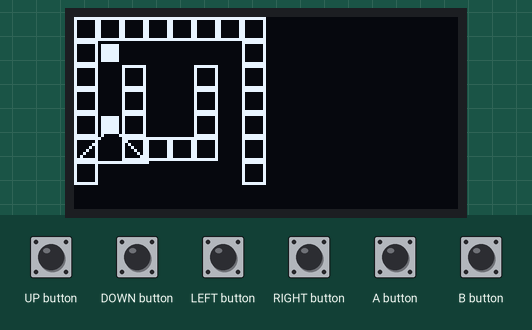
Recording of a sketch running on a simulated Arduboy, built with avr-gcc and run on an emulated ATmega32U4. On the bench: 128×64 one-colour display. The inputs (shaded band) are chosen by the test bench.

Above: at 1.27 s.
1.3 s: DOWN button pressed for 0.15 s
At 2.9 s:
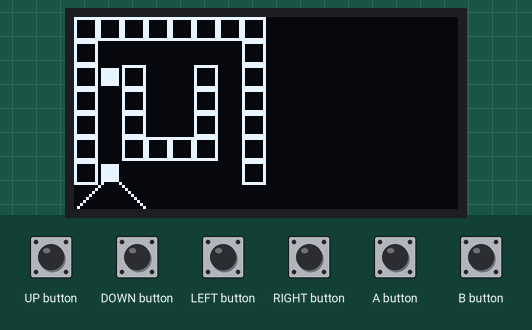
3.2 s: UP button pressed for 0.15 s
At 3.89 s:
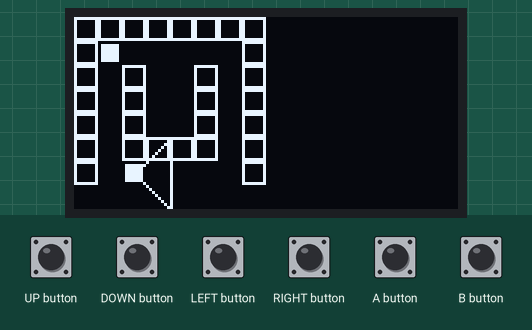
5.1 s: RIGHT button pressed for 0.15 s
At 6.3 s:
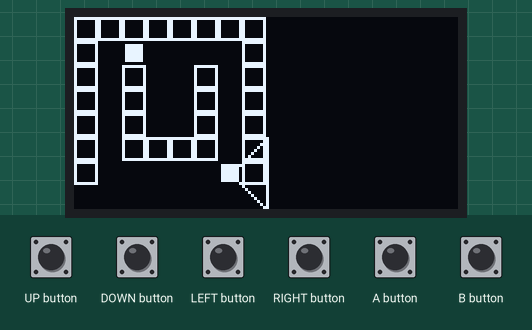
6.7 s: LEFT button pressed for 0.15 s
At 7.77 s:
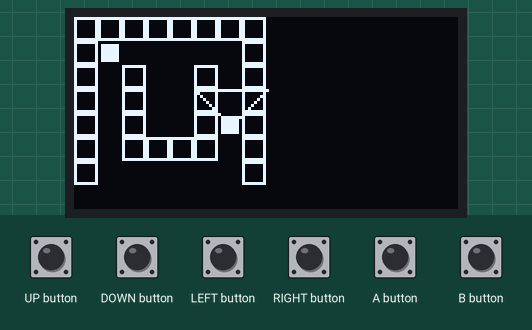
8.5 s: DOWN button pressed for 1 s
At 9.7 s:
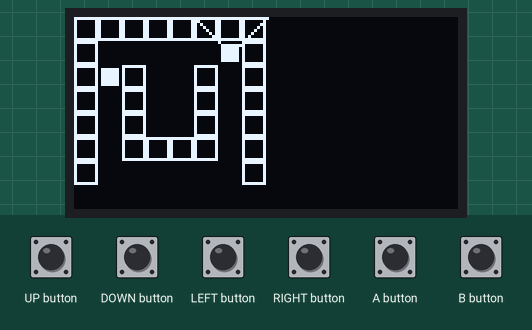
11.0 s: UP button pressed for 1 s
At 12.7 s:
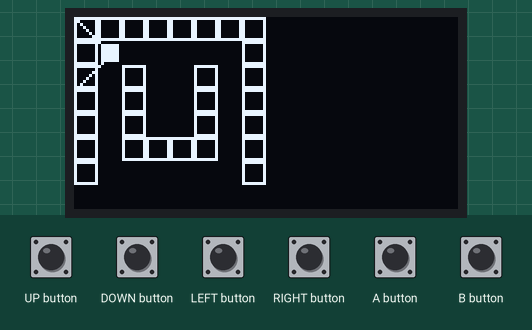
Timing chart, 0 to 14.2 s (numbered marks = the images above; inputs shaded):
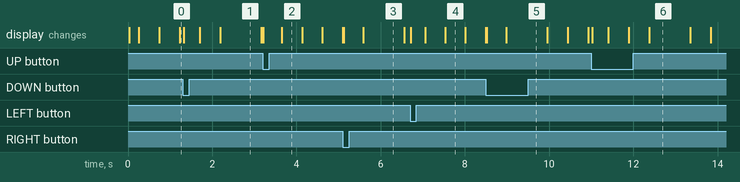

The sketch:

Stealth.ino
```cpp
#include "src/Game.h"

//
// Copyright (C) 2019 Pharap (@Pharap)
//
// Licensed under the Apache License, Version 2.0 (the "License");
// you may not use this file except in compliance with the License.
// You may obtain a copy of the License at
//
// http://www.apache.org/licenses/LICENSE-2.0
//
// Unless required by applicable law or agreed to in writing, software
// distributed under the License is distributed on an "AS IS" BASIS,
// WITHOUT WARRANTIES OR CONDITIONS OF ANY KIND, either express or implied.
// See the License for the specific language governing permissions and
// limitations under the License.
//

Game game;

void setup()
{
	game.setup();
}

void loop()
{
	game.loop();
}
```

AIState.h
```cpp
#pragma once

//
// Copyright (C) 2019 Pharap (@Pharap)
//
// Licensed under the Apache License, Version 2.0 (the "License");
// you may not use this file except in compliance with the License.
// You may obtain a copy of the License at
//
// http://www.apache.org/licenses/LICENSE-2.0
//
// Unless required by applicable law or agreed to in writing, software
// distributed under the License is distributed on an "AS IS" BASIS,
// WITHOUT WARRANTIES OR CONDITIONS OF ANY KIND, either express or implied.
// See the License for the specific language governing permissions and
// limitations under the License.
//

#include <stdint.h>

#include "ScriptReader.h"

struct AIState
{
	ScriptReader scriptReader;
	uint8_t variable;

	AIState() = default;

	constexpr AIState(const uint8_t * script) :
		scriptReader{script}, variable{0}
	{
	}
};
```

Direction.h
```cpp
#pragma once

//
// Copyright (C) 2019 Pharap (@Pharap)
//
// Licensed under the Apache License, Version 2.0 (the "License");
// you may not use this file except in compliance with the License.
// You may obtain a copy of the License at
//
// http://www.apache.org/licenses/LICENSE-2.0
//
// Unless required by applicable law or agreed to in writing, software
// distributed under the License is distributed on an "AS IS" BASIS,
// WITHOUT WARRANTIES OR CONDITIONS OF ANY KIND, either express or implied.
// See the License for the specific language governing permissions and
// limitations under the License.
//

#include <stdint.h>

enum class Direction : uint8_t
{
	North,
	East,
	South,
	West,
};

constexpr Direction turnClockwise(Direction direction)
{
	return static_cast<Direction>((static_cast<uint8_t>(direction) + 1) & 0x03);
}

constexpr Direction turnAntiClockwise(Direction direction)
{
	return static_cast<Direction>((static_cast<uint8_t>(direction) - 1) & 0x03);
}

constexpr Direction invert(Direction direction)
{
	return static_cast<Direction>(static_cast<uint8_t>(direction) ^ 0x02);
}
```

Enemy.h
```cpp
#pragma once

//
// Copyright (C) 2019 Pharap (@Pharap)
//
// Licensed under the Apache License, Version 2.0 (the "License");
// you may not use this file except in compliance with the License.
// You may obtain a copy of the License at
//
// http://www.apache.org/licenses/LICENSE-2.0
//
// Unless required by applicable law or agreed to in writing, software
// distributed under the License is distributed on an "AS IS" BASIS,
// WITHOUT WARRANTIES OR CONDITIONS OF ANY KIND, either express or implied.
// See the License for the specific language governing permissions and
// limitations under the License.
//

#include <stdint.h>

#include "Entity.h"
#include "AIState.h"

struct Enemy : public Entity
{
	AIState aiState;
};
```

EnemyAI.h
```cpp
#pragma once

//
// Copyright (C) 2019 Pharap (@Pharap)
//
// Licensed under the Apache License, Version 2.0 (the "License");
// you may not use this file except in compliance with the License.
// You may obtain a copy of the License at
//
// http://www.apache.org/licenses/LICENSE-2.0
//
// Unless required by applicable law or agreed to in writing, software
// distributed under the License is distributed on an "AS IS" BASIS,
// WITHOUT WARRANTIES OR CONDITIONS OF ANY KIND, either express or implied.
// See the License for the specific language governing permissions and
// limitations under the License.
//

#include <avr/pgmspace.h>

#include "Enemy.h"
#include "Utilities.h"

class EnemyAI
{
public:
	static void update(Enemy & enemy, const World & world)
	{
		auto & scriptReader = enemy.aiState.scriptReader;

		// If the enemy doesn't have a script, do nothing
		if(!scriptReader.hasScript())
			return;

		const auto opcode = static_cast<Opcode>(scriptReader.readByte());

		const auto instructionOffset = execute(opcode, enemy, world);

		scriptReader.offsetIndex(instructionOffset);
	}

private:
	static int8_t execute(Opcode opcode, Enemy & enemy, const World & world)
	{
		auto & variable = enemy.aiState.variable;
		auto & scriptReader = enemy.aiState.scriptReader;

		switch(opcode)
		{
			case Opcode::Nop:
				{
					return 1;
				}
			case Opcode::End:
				{
					scriptReader.resetIndex();
					return 0;
				}
			case Opcode::Forward:
				{
					variable = Utilities::moveForward(enemy, world) ? 1 : 0;
					return 1;
				}
			case Opcode::ForwardCountEarly:
				{
					if(Utilities::moveForward(enemy, world))
					{
						--variable;
						if(variable > 0)
							return 0;
					}
					return 1;
				}
			case Opcode::ForwardCountGreedy:
				{
					Utilities::moveForward(enemy, world);
					--variable;
					return (variable > 0) ? 0 : 1;
				}
			case Opcode::TurnLeft:
				{
					enemy.direction = turnAntiClockwise(enemy.direction);
					return 1;
				}
			case Opcode::TurnRight:
				{
					enemy.direction = turnClockwise(enemy.direction);
					return 1;
				}
			case Opcode::AboutFace:
				{
					enemy.direction = invert(enemy.direction);
					return 1;
				}
			case Opcode::JumpIfZero:
				{
					scriptReader.advanceIndex();
					int8_t offset = scriptReader.readByte();
					return (variable == 0) ? offset : 1;
				}
			case Opcode::JumpIfNotZero:
				{
					scriptReader.advanceIndex();
					int8_t offset = scriptReader.readByte();
					return (variable != 0) ? offset : 1;
				}
			case Opcode::SetVariable:
				{
					scriptReader.advanceIndex();
					variable = scriptReader.readByte();
					return 1;
				}
			case Opcode::Countdown:
				{
					return (variable > 0) ? 0 : 1;
				}
			case Opcode::IsSolidWall:
				{
					variable = Utilities::isFacingSolid(enemy, world) ? ~0 : 0;
					return 1;
				}
			default:
				return 1;
		}
	}
};
```

EnemyData.h
```cpp
#pragma once

//
// Copyright (C) 2019 Pharap (@Pharap)
//
// Licensed under the Apache License, Version 2.0 (the "License");
// you may not use this file except in compliance with the License.
// You may obtain a copy of the License at
//
// http://www.apache.org/licenses/LICENSE-2.0
//
// Unless required by applicable law or agreed to in writing, software
// distributed under the License is distributed on an "AS IS" BASIS,
// WITHOUT WARRANTIES OR CONDITIONS OF ANY KIND, either express or implied.
// See the License for the specific language governing permissions and
// limitations under the License.
//

#include <stdint.h>

#include "Direction.h"

struct EnemyData
{
	uint8_t x;
	uint8_t y;
	Direction direction;
	const uint8_t * script;
};
```

Entity.h
```cpp
#pragma once

//
// Copyright (C) 2019 Pharap (@Pharap)
//
// Licensed under the Apache License, Version 2.0 (the "License");
// you may not use this file except in compliance with the License.
// You may obtain a copy of the License at
//
// http://www.apache.org/licenses/LICENSE-2.0
//
// Unless required by applicable law or agreed to in writing, software
// distributed under the License is distributed on an "AS IS" BASIS,
// WITHOUT WARRANTIES OR CONDITIONS OF ANY KIND, either express or implied.
// See the License for the specific language governing permissions and
// limitations under the License.
//

#include <stdint.h>

#include "Direction.h"

struct Entity
{
	uint8_t x;
	uint8_t y;
	Direction direction;
};
```

Game.cpp
```cpp
#include "Game.h"

//
// Copyright (C) 2019 Pharap (@Pharap)
//
// Licensed under the Apache License, Version 2.0 (the "License");
// you may not use this file except in compliance with the License.
// You may obtain a copy of the License at
//
// http://www.apache.org/licenses/LICENSE-2.0
//
// Unless required by applicable law or agreed to in writing, software
// distributed under the License is distributed on an "AS IS" BASIS,
// WITHOUT WARRANTIES OR CONDITIONS OF ANY KIND, either express or implied.
// See the License for the specific language governing permissions and
// limitations under the License.
//

#include "EnemyAI.h"
#include "WorldRenderer.h"
#include "Utilities.h"

void Game::update()
{
	if(arduboy.everyXFrames(15))
		EnemyAI::update(this->enemy, this->world);

	if(this->arduboy.justPressed(UP_BUTTON))
	{
		this->player.direction = Direction::North;
		Utilities::moveForward(this->player, this->world);
	}

	if(this->arduboy.justPressed(DOWN_BUTTON))
	{
		this->player.direction = Direction::South;
		Utilities::moveForward(this->player, this->world);
	}

	if(this->arduboy.justPressed(LEFT_BUTTON))
	{
		this->player.direction = Direction::West;
		Utilities::moveForward(this->player, this->world);
	}

	if(this->arduboy.justPressed(RIGHT_BUTTON))
	{
		this->player.direction = Direction::East;
		Utilities::moveForward(this->player, this->world);
	}
}

constexpr uint8_t tileWidth = 8;
constexpr uint8_t tileHeight = 8;

void drawEntity(Arduboy2 & arduboy, const Entity & entity)
{
	const int16_t drawY = (entity.y * tileHeight);
	const int16_t drawX = (entity.x * tileWidth);

	arduboy.fillRect(drawX + 1, drawY + 1, tileWidth - 2, tileHeight - 2);
}

void drawSightLine(Arduboy2 & arduboy, const Entity & entity)
{
	const int16_t top = (entity.y * tileHeight);
	const int16_t left = (entity.x * tileWidth);
	const int16_t bottom = (top + tileHeight);
	const int16_t right = (left + tileWidth);

	switch(entity.direction)
	{
		case Direction::North:
			{
				const uint8_t y = (top - tileHeight);
				const uint8_t startX = (left - tileWidth);
				const uint8_t endX = (right + tileWidth);

				arduboy.drawLine(left + 1, top + 1, startX, y);
				arduboy.drawLine(right - 1, top + 1, endX, y);
				arduboy.drawFastHLine(startX, y, tileWidth * 3);
			}
			break;
		case Direction::East:
			{
				const uint8_t x = (right + tileWidth);
				const uint8_t startY = (top - tileHeight);
				const uint8_t endY = (bottom + tileHeight);

				arduboy.drawLine(right - 1, top + 1, x, startY);
				arduboy.drawLine(right - 1, bottom - 1, x, endY);
				arduboy.drawFastVLine(x, startY, tileHeight * 3);
			}
			break;
		case Direction::South:
			{
				const uint8_t y = (bottom + tileHeight);
				const uint8_t startX = (left - tileWidth);
				const uint8_t endX = (right + tileWidth);

				arduboy.drawLine(left + 1, bottom - 1, startX, y);
				arduboy.drawLine(right - 1, bottom - 1, endX, y);
				arduboy.drawFastHLine(startX, y, tileWidth * 3);
			}
			break;
		case Direction::West:
			{
				const uint8_t x = (left - tileWidth);
				const uint8_t startY = (top - tileHeight);
				const uint8_t endY = (bottom + tileHeight);

				arduboy.drawLine(left + 1, top + 1, x, startY);
				arduboy.drawLine(left + 1, bottom - 1, x, endY);
				arduboy.drawFastVLine(x, startY, tileHeight * 3);
			}
			break;
	}
}

void drawEnemy(Arduboy2 & arduboy, const Entity & entity)
{
	drawSightLine(arduboy, entity);
	drawEntity(arduboy, entity);
}

void Game::render()
{
	WorldRenderer::render(this->arduboy, this->world);
	drawEnemy(this->arduboy, this->enemy);
	drawEntity(this->arduboy, this->player);
}
```

Game.h
```cpp
#pragma once

//
// Copyright (C) 2019 Pharap (@Pharap)
//
// Licensed under the Apache License, Version 2.0 (the "License");
// you may not use this file except in compliance with the License.
// You may obtain a copy of the License at
//
// http://www.apache.org/licenses/LICENSE-2.0
//
// Unless required by applicable law or agreed to in writing, software
// distributed under the License is distributed on an "AS IS" BASIS,
// WITHOUT WARRANTIES OR CONDITIONS OF ANY KIND, either express or implied.
// See the License for the specific language governing permissions and
// limitations under the License.
//

#include <Arduboy2.h>

#include "Levels.h"
#include "World.h"
#include "Direction.h"
#include "Enemy.h"
#include "Player.h"

class Game
{
private:
	Arduboy2 arduboy;
	Player player { 1, 1, Direction::North } ;
	World world { TestLevel::level };
	Enemy enemy;

public:
	void setup()
	{
		this->arduboy.begin();
		enemy.x = pgm_read_byte(&TestLevel::enemy.x);
		enemy.y = pgm_read_byte(&TestLevel::enemy.y);
		enemy.direction = static_cast<Direction>(pgm_read_byte(&TestLevel::enemy.direction));
		enemy.aiState = static_cast<const uint8_t *>(pgm_read_ptr(&TestLevel::enemy.script));
	}

	void loop()
	{
		if(!this->arduboy.nextFrame())
			return;

		this->arduboy.pollButtons();

		this->update();

		this->arduboy.clear();

		this->render();

		this->arduboy.display();
	}

private:
	void update();
	void render();
};
```

Levels.h
```cpp
#include "Levels/Levels.h"
```

Levels.h
```cpp
#include "TestLevel.h"
```

TestLevel.h
```cpp
#pragma once

//
// Copyright (C) 2019 Pharap (@Pharap)
//
// Licensed under the Apache License, Version 2.0 (the "License");
// you may not use this file except in compliance with the License.
// You may obtain a copy of the License at
//
// http://www.apache.org/licenses/LICENSE-2.0
//
// Unless required by applicable law or agreed to in writing, software
// distributed under the License is distributed on an "AS IS" BASIS,
// WITHOUT WARRANTIES OR CONDITIONS OF ANY KIND, either express or implied.
// See the License for the specific language governing permissions and
// limitations under the License.
//

#include <stdint.h>

#include "../Opcode.h"
#include "../EnemyData.h"

namespace TestLevel
{
	const uint8_t level[][8] PROGMEM
	{
		{ 1, 1, 1, 1, 1, 1, 1, 1 },
		{ 1, 0, 0, 0, 0, 0, 0, 1 },
		{ 1, 0, 1, 0, 0, 1, 0, 1 },
		{ 1, 0, 1, 0, 0, 1, 0, 1 },
		{ 1, 0, 1, 0, 0, 1, 0, 1 },
		{ 1, 0, 1, 1, 1, 1, 0, 1 },
		{ 1, 0, 0, 0, 0, 0, 0, 1 },
	};

	const uint8_t script[] PROGMEM
	{
		static_cast<uint8_t>(Opcode::Forward),
		static_cast<uint8_t>(Opcode::JumpIfNotZero),
		static_cast<uint8_t>(static_cast<int8_t>(-2)),
		static_cast<uint8_t>(Opcode::TurnLeft),
		static_cast<uint8_t>(Opcode::End),
	};

	const EnemyData enemy PROGMEM
	{
		1, 1, Direction::South, &script[0]
	};
}
```

Opcode.h
```cpp
#pragma once

//
// Copyright (C) 2019 Pharap (@Pharap)
//
// Licensed under the Apache License, Version 2.0 (the "License");
// you may not use this file except in compliance with the License.
// You may obtain a copy of the License at
//
// http://www.apache.org/licenses/LICENSE-2.0
//
// Unless required by applicable law or agreed to in writing, software
// distributed under the License is distributed on an "AS IS" BASIS,
// WITHOUT WARRANTIES OR CONDITIONS OF ANY KIND, either express or implied.
// See the License for the specific language governing permissions and
// limitations under the License.
//

#include <stdint.h>

enum class Opcode : uint8_t
{
	Nop,
	End,
	Forward,
	ForwardCountEarly,
	ForwardCountGreedy,
	TurnLeft,
	TurnRight,
	AboutFace,
	JumpIfZero,
	JumpIfNotZero,
	SetVariable,
	Countdown,
	IsSolidWall,
};
```

Player.h
```cpp
#pragma once

//
// Copyright (C) 2019 Pharap (@Pharap)
//
// Licensed under the Apache License, Version 2.0 (the "License");
// you may not use this file except in compliance with the License.
// You may obtain a copy of the License at
//
// http://www.apache.org/licenses/LICENSE-2.0
//
// Unless required by applicable law or agreed to in writing, software
// distributed under the License is distributed on an "AS IS" BASIS,
// WITHOUT WARRANTIES OR CONDITIONS OF ANY KIND, either express or implied.
// See the License for the specific language governing permissions and
// limitations under the License.
//

#include "Entity.h"

struct Player : public Entity
{
	Player() = default;

	constexpr Player(uint8_t x, uint8_t y, Direction direction) :
		Entity{x, y, direction}
	{
	}
};
```

ScriptReader.h
```cpp
#pragma once

//
// Copyright (C) 2019 Pharap (@Pharap)
//
// Licensed under the Apache License, Version 2.0 (the "License");
// you may not use this file except in compliance with the License.
// You may obtain a copy of the License at
//
// http://www.apache.org/licenses/LICENSE-2.0
//
// Unless required by applicable law or agreed to in writing, software
// distributed under the License is distributed on an "AS IS" BASIS,
// WITHOUT WARRANTIES OR CONDITIONS OF ANY KIND, either express or implied.
// See the License for the specific language governing permissions and
// limitations under the License.
//

#include <stdint.h>
#include <avr/pgmspace.h>

struct ScriptReader
{
	const uint8_t * script;
	uint8_t index;

	ScriptReader() = default;

	constexpr ScriptReader(const uint8_t * script) :
		script{script}, index{0}
	{
	}

	bool hasScript() const
	{
		return this->script != nullptr;
	}

	uint8_t readByte() const
	{
		return pgm_read_byte(&this->script[this->index]);
	}

	void resetIndex()
	{
		this->index = 0;
	}

	void advanceIndex()
	{
		++this->index;
	}

	void offsetIndex(int8_t offset)
	{
		this->index = (this->index + offset);
	}
};
```

Utilities.h
```cpp
#pragma once

//
// Copyright (C) 2019 Pharap (@Pharap)
//
// Licensed under the Apache License, Version 2.0 (the "License");
// you may not use this file except in compliance with the License.
// You may obtain a copy of the License at
//
// http://www.apache.org/licenses/LICENSE-2.0
//
// Unless required by applicable law or agreed to in writing, software
// distributed under the License is distributed on an "AS IS" BASIS,
// WITHOUT WARRANTIES OR CONDITIONS OF ANY KIND, either express or implied.
// See the License for the specific language governing permissions and
// limitations under the License.
//

#include "Entity.h"
#include "World.h"

namespace Utilities
{
	bool moveForward(Entity & entity, const World & world);

	bool moveNorth(Entity & entity, const World & world);

	bool moveEast(Entity & entity, const World & world);

	bool moveSouth(Entity & entity, const World & world);

	bool moveWest(Entity & entity, const World & world);

	bool isFacingSolid(const Entity & entity, const World & world);
}
```

Source omitted: Utilities.cpp (2707 bytes), World.h (1333 bytes), WorldRenderer.h (1453 bytes)

Measured:
- what the display in image 1 shows lasts 1.0 s, from 2.2 s to 3.2 s
- what the display in image 2 shows lasts 0.5 s, from 3.6 s to 4.1 s
